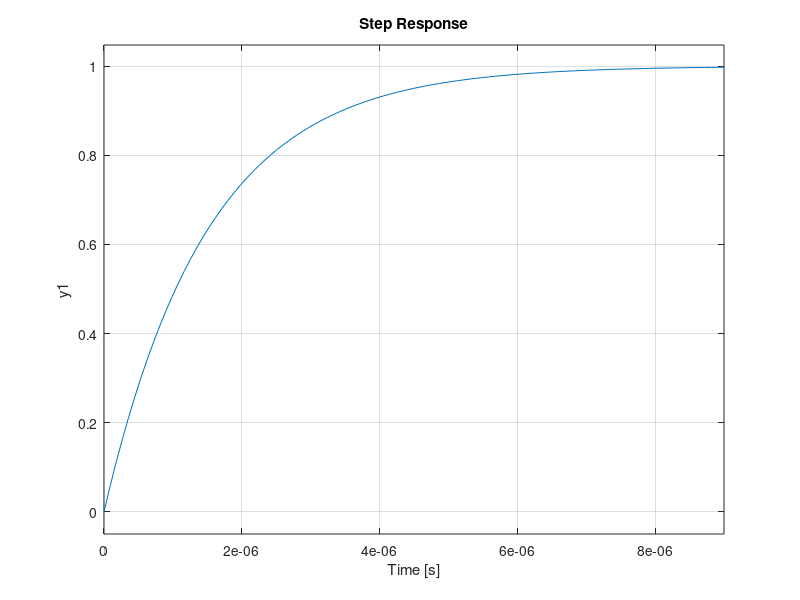

Source code (MATLAB):
clc
clear all
close all

% system parameters
m = 1500
b = 70
%% the larger the value of k, the faster the system converges to the desired velocity
k = 1000000000

num = [k/m]
den = [1 (b+k)/m]
u0 = 1
sys1 = tf(u0*num,den)

hold on
step(sys1)